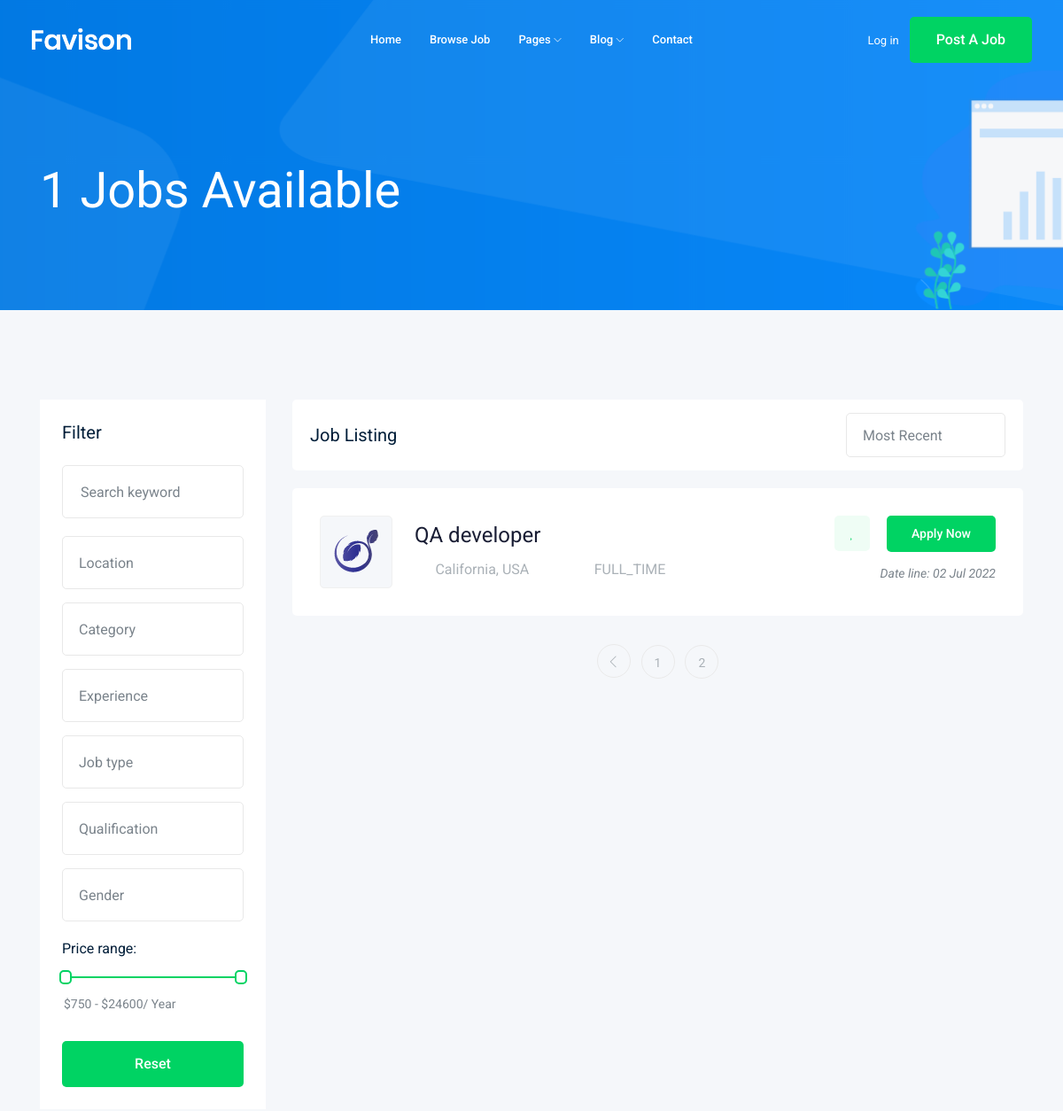
/jobs/?page=3 (upper part), run on an earlier commit of the app's database.
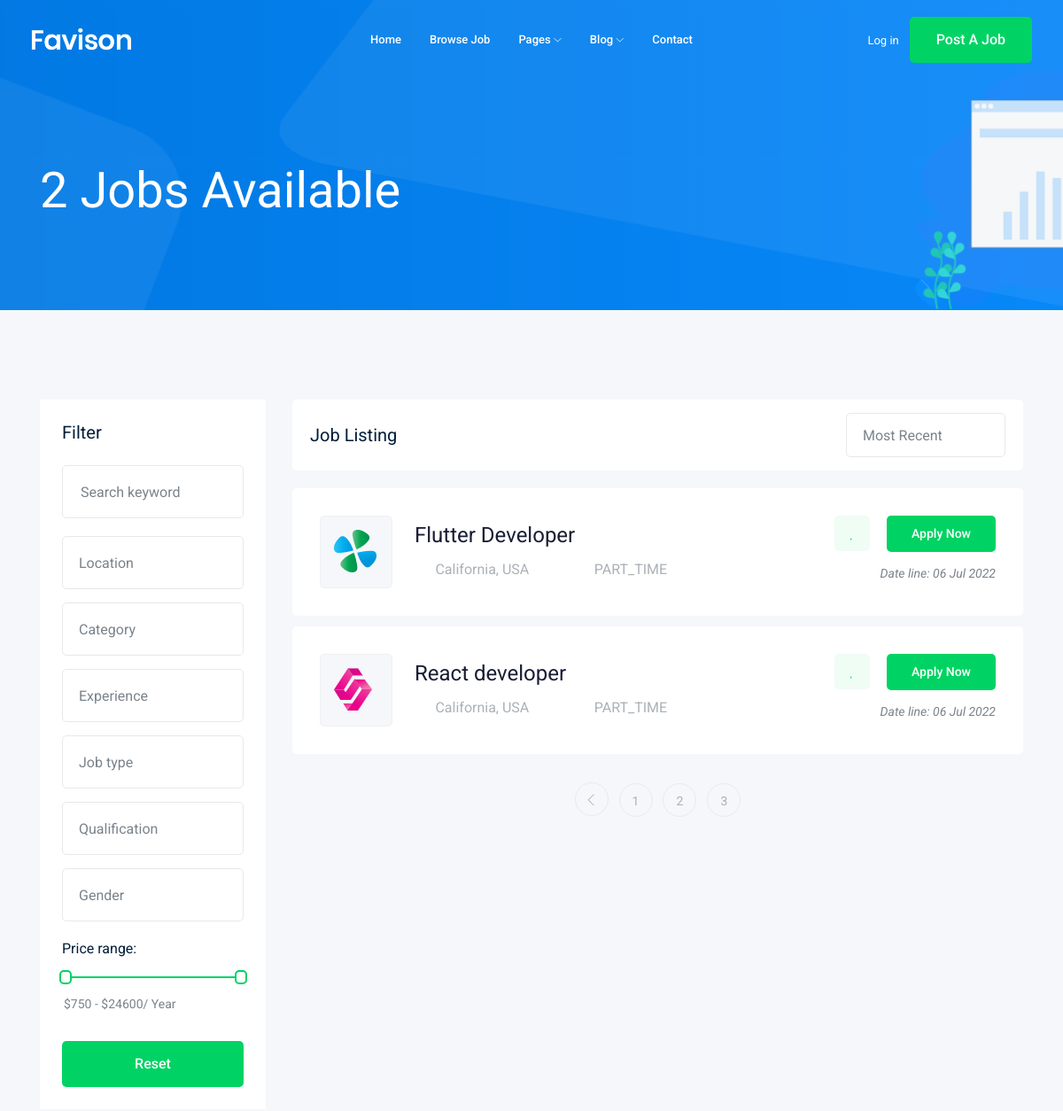
And on a later commit of the database.
### job/models.py (models this page shows, shortened)
class Jop(models.Model):
    owner = models.ForeignKey(User, related_name='job_owner', on_delete=models.CASCADE)
    title = models.CharField(max_length=100)
    jop_type = models.CharField(max_length=15, choices=JOP_TYPE)
    description = models.TextField(max_length=1000)
    published_at = models.DateTimeField(auto_now=True)
    vacancy = models.IntegerField(default=1)
    salary = models.IntegerField(default=0)
    category = models.ForeignKey('Category', on_delete=models.CASCADE)
    experience = models.IntegerField(default=1)
    image = models.ImageField(upload_to='jobs/')
    job_img = models.FileField(upload_to='jobs/', validators=[FileExtensionValidator(['pdf', 'doc', 'svg'])])
    slug = models.SlugField(null=True, blank=True)

### job/views.py (the view)
# urls.py: path('', views.job_list, name='job_list'),
def job_list(request):
    job_lists = Jop.objects.all()  # django query set
    paginator = Paginator(job_lists, 2)
    page_number = request.GET.get('page')
    page_obj = paginator.get_page(page_number)
    context = {'jobs': page_obj}
    return render(request, 'job/job_list.html', context)

### job/templates/job/job_list.html (shortened to what this page needs)
{% extends 'base.html'%}
{% block body %}
    <div class="bradcam_area bradcam_bg_1">
        <div class="container">
            <div class="row">
                <div class="col-xl-12">
                    <div class="bradcam_text">
                        <h3>{{ jobs | length }} Jobs Available</h3>
                    </div>
                </div>
            </div>
        </div>
    </div>
    <div class="job_listing_area plus_padding">
        <div class="container">
            <div class="row">
                <div class="col-lg-3">
                    <div class="job_filter white-bg">
                        <div class="form_inner white-bg">
                            <h3>Filter</h3>
                            <form action="#">
                                <div class="row">
                                    <div class="col-lg-12">
                                        <div class="single_field">
                                            <input type="text" placeholder="Search keyword">
                                        </div>
                                    </div>
                                    <div class="col-lg-12">
                                    </div>
                                    <div class="col-lg-12">
                                    </div>
                                    <div class="col-lg-12">
                                    </div>
                                    <div class="col-lg-12">
                                    </div>
                                    <div class="col-lg-12">
                                    </div>
                                    <div class="col-lg-12">
                                    </div>
                                </div>
                            </form>
                        </div>
                        <div class="range_wrap">
                            <label for="amount">Price range:</label>
                            <div id="slider-range"></div>
                            <p>
                                <input type="text" id="amount" readonly style="border:0; color:#7A838B; font-size: 14px; font-weight:400;">
                            </p>
                        </div>
                        <div class="reset_btn">
                            <button  class="boxed-btn3 w-100" type="submit">Reset</button>
                        </div>
                    </div>
                </div>
                <div class="col-lg-9">
                    <div class="recent_joblist_wrap">
                        <div class="recent_joblist white-bg ">
                            <div class="row align-items-center">
                                <div class="col-md-6">
                                    <h4>Job Listing</h4>
                                </div>
                                <div class="col-md-6">
                                    <div class="serch_cat d-flex justify-content-end">
                                    </div>
                                </div>
                            </div>
                        </div>
                    </div>
                    <div class="job_lists m-0">
                        <div class="row">
                            {% for job in jobs %}
                                <div class="col-lg-12 col-md-12">
                                    <div class="single_jobs white-bg d-flex justify-content-between">
                                        <div class="jobs_left d-flex align-items-center">
                                            <div class="thumb">
                                                <img src="{{ job.image.url }}" alt="">
                                            </div>
                                            <div class="jobs_conetent">
                                                <a href="{% url 'jobs:job_details' job.slug %}"><h4>{{ job.title }}</h4></a>
                                                <div class="links_locat d-flex align-items-center">
                                                    <div class="location">
                                                        <p> <i class="fa fa-map-marker"></i> California, USA</p>
                                                    </div>
                                                    <div class="location">
                                                        <p> <i class="fa fa-clock-o"></i> {{ job.jop_type }}</p>
                                                    </div>
                                                </div>
                                            </div>
                                        </div>
                                        <div class="jobs_right">
                                            <div class="apply_now">
                                                <a class="heart_mark" href="{% url 'jobs:job_details' job.slug %}"> <i class="fa fa-heart"></i> </a>
                                                <a href="{% url 'jobs:job_details' job.slug %}" class="boxed-btn3">Apply Now</a>
                                            </div>
                                            <div class="date">
                                                <p>Date line: {{ job.published_at |date:'d M o' }}</p>
                                            </div>
                                        </div>
                                    </div>
                                </div>
                            {% endfor %}
                        </div>
                        {% if jobs.has_other_pages %}
                            <div class="row">
                                <div class="col-lg-12">
                                    <div class="pagination_wrap">
                                        <ul>
                                            {% if jobs.has_previous %}
                                                <li><a href="?page={{ jobs.previous_page_number }}"> <i class="ti-angle-left"></i> </a></li>
                                            {% endif %}
                                            {% for index in jobs.paginator.page_range %}
                                                <li><a href="?page={{ index }}"><span>{{ index }}</span></a></li>
                                            {% endfor %}
                                        </ul>
                                    </div>
                                </div>
                            </div>
                        {% endif %}
                    </div>
                </div>
            </div>
        </div>
    </div>
{% endblock body %}

### templates/base.html (shortened to what this page needs)
{% load static %}
<!doctype html>
<html class="no-js" lang="zxx">
<head>
    <link rel="stylesheet" href="{% static 'css/bootstrap.min.css'  %}">
    <link rel="stylesheet" href="{% static 'css/owl.carousel.min.css' %}">
    <link rel="stylesheet" href="{% static 'css/magnific-popup.css' %}">
    <link rel="stylesheet" href="{% static 'css/font-awesome.min.css' %}">
    <link rel="stylesheet" href="{% static 'css/themify-icons.css' %}">
    <link rel="stylesheet" href="{% static 'css/nice-select.css' %}">
    <link rel="stylesheet" href="{% static 'css/flaticon.css' %}">
    <link rel="stylesheet" href="{% static 'css/jquery-ui.css' %}">
    <link rel="stylesheet" href="{% static 'css/gijgo.css' %}">
    <link rel="stylesheet" href="{% static 'css/animate.min.css' %}">
    <link rel="stylesheet" href="{% static 'css/slicknav.css' %}">
    <link rel="stylesheet" href="{% static 'css/style.css' %}">
</head>
<body>
    <header>
        <div class="header-area ">
            <div id="sticky-header" class="main-header-area">
                <div class="container-fluid ">
                    <div class="header_bottom_border">
                        <div class="row align-items-center">
                            <div class="col-xl-3 col-lg-2">
                                <div class="logo">
                                    <a href="index.html">
                                        <img src="img/logo.png" alt="">
                                    </a>
                                </div>
                            </div>
                            <div class="col-xl-6 col-lg-7">
                                <div class="main-menu  d-none d-lg-block">
                                    <nav>
                                        <ul id="navigation">
                                            <li><a href="index.html">home</a></li>
                                            <li><a href="job_list.html">Browse Job</a></li>
                                            <li><a href="#">pages <i class="ti-angle-down"></i></a>
                                            </li>
                                            <li><a href="#">blog <i class="ti-angle-down"></i></a>
                                            </li>
                                            <li><a href="contact.html">Contact</a></li>
                                        </ul>
                                    </nav>
                                </div>
                            </div>
                            <div class="col-xl-3 col-lg-3 d-none d-lg-block">
                                <div class="Appointment">
                                    <div class="phone_num d-none d-xl-block">
                                        <a href="#">Log in</a>
                                    </div>
                                    <div class="d-none d-lg-block">
                                        <a class="boxed-btn3" href="#">Post a Job</a>
                                    </div>
                                </div>
                            </div>
                            <div class="col-12">
                            </div>
                        </div>
                    </div>
                </div>
            </div>
        </div>
    </header>
    {% block body %}
    {% endblock body %}
</body>
</html>

What changed in the data, as far as the page shows it:
no longer on this page (row unchanged): Jop: image (picture), title "QA developer", jop_type "FULL_TIME", published_at "02 Jul 2022"
added Jop: image (picture), title "Flutter Developer", jop_type "PART_TIME", published_at "06 Jul 2022"
added Jop: image (picture), title "React developer", jop_type "PART_TIME", published_at "06 Jul 2022"
Also different on the page:
{{ jobs | length }}: "1" → "2"
new list line: "3"
